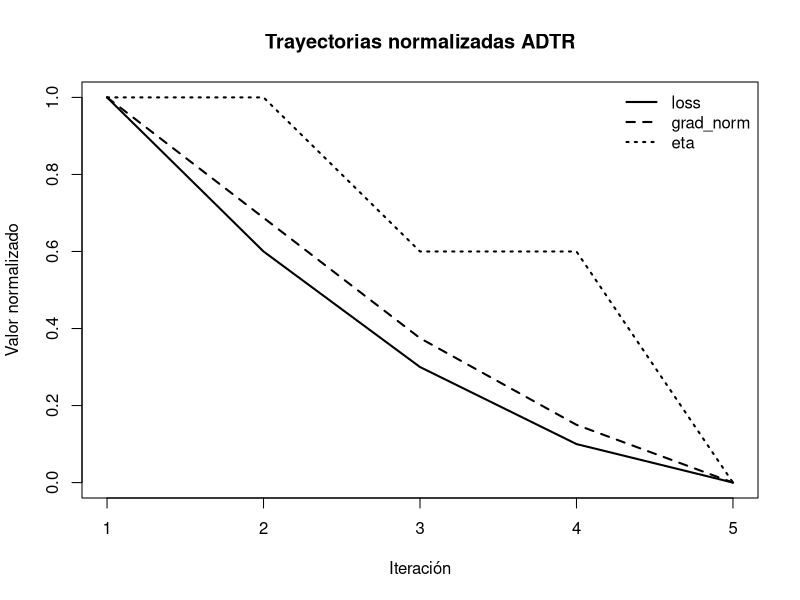

Recreate this plot in R.

# ============================================================
# Proyecto: ADTR.DSNeuralRNAS
# Script: 09_relaciones_dinamicas_coordinadas_adtr.R
# Autor: Rubén Alexander More Valencia
# Propósito:
#   Evaluar relaciones dinámicas coordinadas entre señales
#   internas del aprendizaje: loss, grad_norm y eta.
#
#   Este script busca evidencia de relación dinámica de Nivel 4
#   en ADTR. No afirma causalidad ni acoplamiento fuerte.
#   Trabaja sobre trayectorias ya generadas por objetos de
#   aprendizaje existentes.
# ============================================================


# ============================================================
# 0. Configuración general
# ============================================================

cat("\n============================================================\n")
cat("ADTR.DSNeuralRNAS - Relaciones dinámicas coordinadas\n")
cat("============================================================\n")

dir.create("outputs", showWarnings = FALSE)
dir.create("outputs/tables", recursive = TRUE, showWarnings = FALSE)
dir.create("outputs/results", recursive = TRUE, showWarnings = FALSE)
dir.create("outputs/figures", recursive = TRUE, showWarnings = FALSE)


# ============================================================
# 1. Validación de trayectoria
# ============================================================

validar_trayectoria_dinamica_adtr <- function(trayectoria) {

  if (!is.data.frame(trayectoria)) {
    stop("La trayectoria debe ser un data.frame.")
  }

  columnas_requeridas <- c("iter", "loss", "grad_norm", "eta")
  faltantes <- setdiff(columnas_requeridas, names(trayectoria))

  if (length(faltantes) > 0) {
    stop(
      "La trayectoria no contiene las columnas requeridas: ",
      paste(faltantes, collapse = ", ")
    )
  }

  if (nrow(trayectoria) < 3) {
    stop("La trayectoria debe tener al menos tres iteraciones.")
  }

  invisible(TRUE)
}


# ============================================================
# 2. Construir variaciones dinámicas
# ============================================================

construir_variaciones_dinamicas_adtr <- function(trayectoria) {

  validar_trayectoria_dinamica_adtr(trayectoria)

  variaciones <- data.frame(
    iter = trayectoria$iter[-1],

    loss = trayectoria$loss[-1],
    grad_norm = trayectoria$grad_norm[-1],
    eta = trayectoria$eta[-1],

    delta_loss = diff(trayectoria$loss),
    delta_grad_norm = diff(trayectoria$grad_norm),
    delta_eta = diff(trayectoria$eta),

    stringsAsFactors = FALSE
  )

  variaciones$direccion_loss <- ifelse(
    variaciones$delta_loss < 0, "disminuye",
    ifelse(variaciones$delta_loss > 0, "aumenta", "estable")
  )

  variaciones$direccion_grad_norm <- ifelse(
    variaciones$delta_grad_norm < 0, "disminuye",
    ifelse(variaciones$delta_grad_norm > 0, "aumenta", "estable")
  )

  variaciones$direccion_eta <- ifelse(
    variaciones$delta_eta < 0, "disminuye",
    ifelse(variaciones$delta_eta > 0, "aumenta", "estable")
  )

  variaciones
}


# ============================================================
# 3. Evaluar coordinación direccional
# ============================================================

evaluar_coordinacion_direccional_adtr <- function(variaciones) {

  pares <- list(
    c("loss", "grad_norm"),
    c("loss", "eta"),
    c("grad_norm", "eta")
  )

  resultados <- list()

  for (i in seq_along(pares)) {

    p1 <- pares[[i]][1]
    p2 <- pares[[i]][2]

    d1 <- variaciones[[paste0("direccion_", p1)]]
    d2 <- variaciones[[paste0("direccion_", p2)]]

    coincidencias <- d1 == d2
    proporcion_coincidencia <- mean(coincidencias)

    tipo_coordinacion <- if (proporcion_coincidencia >= 0.75) {
      "coordinacion_direccional_alta"
    } else if (proporcion_coincidencia >= 0.50) {
      "coordinacion_direccional_moderada"
    } else {
      "coordinacion_direccional_baja"
    }

    resultados[[i]] <- data.frame(
      punto_1 = p1,
      punto_2 = p2,
      coincidencias = sum(coincidencias),
      total_cambios = length(coincidencias),
      proporcion_coincidencia = proporcion_coincidencia,
      tipo_coordinacion = tipo_coordinacion,
      stringsAsFactors = FALSE
    )
  }

  do.call(rbind, resultados)
}


# ============================================================
# 4. Evaluar correlación dinámica entre señales
# ============================================================

evaluar_correlacion_dinamica_adtr <- function(variaciones) {

  pares <- list(
    c("delta_loss", "delta_grad_norm"),
    c("delta_loss", "delta_eta"),
    c("delta_grad_norm", "delta_eta")
  )

  resultados <- list()

  for (i in seq_along(pares)) {

    v1 <- pares[[i]][1]
    v2 <- pares[[i]][2]

    x <- variaciones[[v1]]
    y <- variaciones[[v2]]

    if (sd(x) == 0 || sd(y) == 0) {
      correlacion <- NA_real_
      tipo_correlacion <- "no_calculable_por_varianza_cero"
    } else {
      correlacion <- cor(x, y)

      tipo_correlacion <- if (abs(correlacion) >= 0.70) {
        "correlacion_dinamica_alta"
      } else if (abs(correlacion) >= 0.40) {
        "correlacion_dinamica_moderada"
      } else {
        "correlacion_dinamica_baja"
      }
    }

    resultados[[i]] <- data.frame(
      variable_1 = v1,
      variable_2 = v2,
      correlacion = correlacion,
      tipo_correlacion = tipo_correlacion,
      observacion = "Correlación entre variaciones; no debe interpretarse como causalidad.",
      stringsAsFactors = FALSE
    )
  }

  do.call(rbind, resultados)
}


# ============================================================
# 5. Evaluar patrón conjunto de estabilización
# ============================================================

evaluar_estabilizacion_conjunta_adtr <- function(trayectoria) {

  validar_trayectoria_dinamica_adtr(trayectoria)

  loss_ini <- trayectoria$loss[1]
  loss_fin <- trayectoria$loss[nrow(trayectoria)]

  grad_ini <- trayectoria$grad_norm[1]
  grad_fin <- trayectoria$grad_norm[nrow(trayectoria)]

  eta_ini <- trayectoria$eta[1]
  eta_fin <- trayectoria$eta[nrow(trayectoria)]

  reduccion_loss <- (loss_ini - loss_fin) / loss_ini
  reduccion_grad <- (grad_ini - grad_fin) / grad_ini
  cambio_eta <- (eta_fin - eta_ini) / eta_ini

  patron <- if (
    reduccion_loss > 0.50 &&
    reduccion_grad > 0.50 &&
    cambio_eta < 0
  ) {
    "estabilizacion_progresiva_con_reduccion_de_intensidad"
  } else if (
    reduccion_loss > 0.30 &&
    reduccion_grad > 0.30
  ) {
    "mejora_dinamica_parcial"
  } else {
    "sin_patron_claro_de_estabilizacion"
  }

  data.frame(
    loss_inicial = loss_ini,
    loss_final = loss_fin,
    reduccion_loss_rel = reduccion_loss,

    grad_norm_inicial = grad_ini,
    grad_norm_final = grad_fin,
    reduccion_grad_norm_rel = reduccion_grad,

    eta_inicial = eta_ini,
    eta_final = eta_fin,
    cambio_eta_rel = cambio_eta,

    patron_estabilizacion = patron,
    stringsAsFactors = FALSE
  )
}


# ============================================================
# 6. Construir relaciones dinámicas de Nivel 4
# ============================================================

construir_relaciones_dinamicas_nivel4_adtr <- function(
    coordinacion,
    correlaciones,
    estabilizacion
) {

  relaciones <- list()

  for (i in seq_len(nrow(coordinacion))) {

    p1 <- coordinacion$punto_1[i]
    p2 <- coordinacion$punto_2[i]

    tipo <- if (
      coordinacion$tipo_coordinacion[i] %in% c(
        "coordinacion_direccional_alta",
        "coordinacion_direccional_moderada"
      )
    ) {
      "relacion_dinamica_coordinada"
    } else {
      "relacion_dinamica_debil"
    }

    justificacion <- paste0(
      "La proporción de coincidencia direccional entre ",
      p1,
      " y ",
      p2,
      " es ",
      round(coordinacion$proporcion_coincidencia[i], 3),
      "."
    )

    relaciones[[i]] <- data.frame(
      punto_origen = p1,
      punto_destino = p2,
      nivel = "Nivel 4",
      tipo_relacion = tipo,
      evidencia = coordinacion$tipo_coordinacion[i],
      valor = coordinacion$proporcion_coincidencia[i],
      justificacion = justificacion,
      stringsAsFactors = FALSE
    )
  }

  relaciones_df <- do.call(rbind, relaciones)

  if (
    estabilizacion$patron_estabilizacion ==
    "estabilizacion_progresiva_con_reduccion_de_intensidad"
  ) {

    relaciones_df <- rbind(
      relaciones_df,
      data.frame(
        punto_origen = "loss_grad_norm_eta",
        punto_destino = "trayectoria_aprendizaje",
        nivel = "Nivel 4",
        tipo_relacion = "patron_dinamico_conjunto",
        evidencia = estabilizacion$patron_estabilizacion,
        valor = 1,
        justificacion = paste(
          "La pérdida y la norma del gradiente disminuyen de forma importante,",
          "mientras eta reduce la intensidad de actualización."
        ),
        stringsAsFactors = FALSE
      )
    )
  }

  relaciones_df
}


# ============================================================
# 7. Actualizar niveles de relación ecosistémica
# ============================================================

actualizar_niveles_relacion_ecosistemica_adtr <- function(relaciones_nivel4) {

  tiene_nivel4 <- any(
    relaciones_nivel4$tipo_relacion %in% c(
      "relacion_dinamica_coordinada",
      "patron_dinamico_conjunto"
    )
  )

  niveles <- data.frame(
    nivel = c(
      "Nivel 1",
      "Nivel 2",
      "Nivel 3",
      "Nivel 4",
      "Nivel 5"
    ),
    tipo = c(
      "coexistencia referencial",
      "relación por sistema",
      "relación funcional",
      "relación dinámica",
      "acoplamiento interpretado"
    ),
    evidencia_actual = c(
      TRUE,
      TRUE,
      TRUE,
      tiene_nivel4,
      FALSE
    ),
    observacion = c(
      "Los puntos pertenecen al mismo conjunto ADTR.",
      "Existen puntos que comparten sistemas referenciales.",
      "Existen puntos que comparten sistemas y una función común.",
      if (tiene_nivel4) {
        "Se observa coordinación dinámica entre señales de trayectoria."
      } else {
        "Aún no se observa coordinación dinámica suficiente."
      },
      "Aún no se demuestra dependencia funcional fuerte o acoplamiento dinámico de nivel alto."
    ),
    stringsAsFactors = FALSE
  )

  niveles
}


# ============================================================
# 8. Interpretación de relaciones dinámicas
# ============================================================

interpretar_relaciones_dinamicas_adtr <- function(
    coordinacion,
    correlaciones,
    estabilizacion,
    relaciones_nivel4,
    niveles_actualizados
) {

  interpretaciones <- character()

  interpretaciones <- c(
    interpretaciones,
    paste0(
      "Se evaluaron relaciones dinámicas entre loss, grad_norm y eta sobre la trayectoria de aprendizaje."
    )
  )

  if (
    estabilizacion$patron_estabilizacion ==
    "estabilizacion_progresiva_con_reduccion_de_intensidad"
  ) {
    interpretaciones <- c(
      interpretaciones,
      "La trayectoria muestra reducción importante de loss y grad_norm, acompañada por disminución de eta; esto sugiere estabilización progresiva con menor intensidad de actualización."
    )
  }

  n_rel_coord <- sum(
    relaciones_nivel4$tipo_relacion %in% c(
      "relacion_dinamica_coordinada",
      "patron_dinamico_conjunto"
    )
  )

  interpretaciones <- c(
    interpretaciones,
    paste0(
      "Se identificaron ",
      n_rel_coord,
      " evidencias de relación dinámica de Nivel 4."
    )
  )

  if (any(niveles_actualizados$tipo == "relación dinámica" &
          niveles_actualizados$evidencia_actual)) {
    interpretaciones <- c(
      interpretaciones,
      "Con esta evidencia, la red ADTR alcanza Nivel 4 en la escala relacional ecosistémica."
    )
  }

  if (!any(niveles_actualizados$tipo == "acoplamiento interpretado" &
           niveles_actualizados$evidencia_actual)) {
    interpretaciones <- c(
      interpretaciones,
      "A pesar de la coordinación dinámica, aún no se afirma acoplamiento interpretado de Nivel 5 ni causalidad."
    )
  }

  interpretaciones <- c(
    interpretaciones,
    "La lectura correcta es ampliar la base ecosistémica preliminar hacia una base ecosistémica con evidencia dinámica, manteniendo pendiente la validación de acoplamientos fuertes."
  )

  data.frame(
    numero = seq_along(interpretaciones),
    interpretacion = interpretaciones,
    stringsAsFactors = FALSE
  )
}


# ============================================================
# 9. Decisión funcional
# ============================================================

evaluar_decision_funcional_dinamica_adtr <- function(niveles_actualizados) {

  tiene_nivel4 <- any(
    niveles_actualizados$tipo == "relación dinámica" &
      niveles_actualizados$evidencia_actual
  )

  tiene_nivel5 <- any(
    niveles_actualizados$tipo == "acoplamiento interpretado" &
      niveles_actualizados$evidencia_actual
  )

  if (tiene_nivel4 && !tiene_nivel5) {

    decision <- "base_ecosistemica_con_evidencia_dinamica"
    justificacion <- paste(
      "La red alcanza evidencia de Nivel 4 por coordinación dinámica,",
      "pero aún no demuestra acoplamiento interpretado de Nivel 5.",
      "No se debe afirmar causalidad ni ecosistema completo fuerte."
    )

  } else if (tiene_nivel4 && tiene_nivel5) {

    decision <- "posible_ecosistema_dinamico_aprendido"
    justificacion <- paste(
      "Existen evidencias de relación dinámica y acoplamiento interpretado.",
      "Se requiere validación adicional para formalizar ecosistema completo."
    )

  } else {

    decision <- "mantener_como_base_ecosistemica_preliminar"
    justificacion <- paste(
      "No existe evidencia suficiente de relación dinámica coordinada.",
      "La estructura debe mantenerse como base preliminar."
    )
  }

  data.frame(
    necesidad = "Evaluar relaciones dinámicas coordinadas entre señales de aprendizaje",
    decision = decision,
    justificacion = justificacion,
    stringsAsFactors = FALSE
  )
}


# ============================================================
# 10. Visualización simple de trayectorias normalizadas
# ============================================================

graficar_trayectorias_normalizadas_adtr <- function(
    trayectoria,
    archivo = "outputs/figures/09_trayectorias_normalizadas_adtr.png"
) {

  validar_trayectoria_dinamica_adtr(trayectoria)

  normalizar <- function(x) {
    if (max(x) == min(x)) {
      return(rep(0, length(x)))
    }
    (x - min(x)) / (max(x) - min(x))
  }

  datos <- data.frame(
    iter = trayectoria$iter,
    loss_norm = normalizar(trayectoria$loss),
    grad_norm_norm = normalizar(trayectoria$grad_norm),
    eta_norm = normalizar(trayectoria$eta)
  )

  png(filename = archivo, width = 1200, height = 800)

  plot(
    datos$iter,
    datos$loss_norm,
    type = "l",
    lwd = 2,
    ylim = c(0, 1),
    xlab = "Iteración",
    ylab = "Valor normalizado",
    main = "Trayectorias normalizadas ADTR"
  )

  lines(datos$iter, datos$grad_norm_norm, lwd = 2, lty = 2)
  lines(datos$iter, datos$eta_norm, lwd = 2, lty = 3)

  legend(
    "topright",
    legend = c("loss", "grad_norm", "eta"),
    lty = c(1, 2, 3),
    lwd = 2,
    bty = "n"
  )

  dev.off()

  invisible(datos)
}


# ============================================================
# 11. Ejemplo reproducible
# ============================================================

trayectoria_demo <- data.frame(
  iter = 1:5,
  loss = c(0.120, 0.080, 0.050, 0.030, 0.020),
  grad_norm = c(0.90, 0.65, 0.40, 0.22, 0.10),
  eta = c(0.10, 0.10, 0.08, 0.08, 0.05)
)


# ============================================================
# 12. Ejecución del análisis dinámico coordinado
# ============================================================

variaciones <- construir_variaciones_dinamicas_adtr(
  trayectoria = trayectoria_demo
)

coordinacion <- evaluar_coordinacion_direccional_adtr(
  variaciones = variaciones
)

correlaciones <- evaluar_correlacion_dinamica_adtr(
  variaciones = variaciones
)

estabilizacion <- evaluar_estabilizacion_conjunta_adtr(
  trayectoria = trayectoria_demo
)

relaciones_nivel4 <- construir_relaciones_dinamicas_nivel4_adtr(
  coordinacion = coordinacion,
  correlaciones = correlaciones,
  estabilizacion = estabilizacion
)

niveles_actualizados <- actualizar_niveles_relacion_ecosistemica_adtr(
  relaciones_nivel4 = relaciones_nivel4
)

interpretacion_dinamica <- interpretar_relaciones_dinamicas_adtr(
  coordinacion = coordinacion,
  correlaciones = correlaciones,
  estabilizacion = estabilizacion,
  relaciones_nivel4 = relaciones_nivel4,
  niveles_actualizados = niveles_actualizados
)

decision_funcional <- evaluar_decision_funcional_dinamica_adtr(
  niveles_actualizados = niveles_actualizados
)

trayectorias_normalizadas <- graficar_trayectorias_normalizadas_adtr(
  trayectoria = trayectoria_demo,
  archivo = "outputs/figures/09_trayectorias_normalizadas_adtr.png"
)


# ============================================================
# 13. Exportación de resultados
# ============================================================

write.csv(
  variaciones,
  file = "outputs/tables/09_variaciones_dinamicas_adtr.csv",
  row.names = FALSE
)

write.csv(
  coordinacion,
  file = "outputs/tables/09_coordinacion_direccional_adtr.csv",
  row.names = FALSE
)

write.csv(
  correlaciones,
  file = "outputs/tables/09_correlaciones_dinamicas_adtr.csv",
  row.names = FALSE
)

write.csv(
  estabilizacion,
  file = "outputs/tables/09_estabilizacion_conjunta_adtr.csv",
  row.names = FALSE
)

write.csv(
  relaciones_nivel4,
  file = "outputs/tables/09_relaciones_dinamicas_nivel4_adtr.csv",
  row.names = FALSE
)

write.csv(
  niveles_actualizados,
  file = "outputs/tables/09_niveles_relacion_ecosistemica_actualizados.csv",
  row.names = FALSE
)

write.csv(
  interpretacion_dinamica,
  file = "outputs/tables/09_interpretacion_relaciones_dinamicas_adtr.csv",
  row.names = FALSE
)

write.csv(
  decision_funcional,
  file = "outputs/tables/09_decision_funcional_relaciones_dinamicas.csv",
  row.names = FALSE
)

write.csv(
  trayectorias_normalizadas,
  file = "outputs/tables/09_trayectorias_normalizadas_adtr.csv",
  row.names = FALSE
)

resultado_adtr_09 <- list(
  variaciones = variaciones,
  coordinacion = coordinacion,
  correlaciones = correlaciones,
  estabilizacion = estabilizacion,
  relaciones_nivel4 = relaciones_nivel4,
  niveles_actualizados = niveles_actualizados,
  interpretacion_dinamica = interpretacion_dinamica,
  decision_funcional = decision_funcional,
  trayectorias_normalizadas = trayectorias_normalizadas
)

saveRDS(
  resultado_adtr_09,
  file = "outputs/results/09_resultado_relaciones_dinamicas_coordinadas_adtr.rds"
)


# ============================================================
# 14. Impresión final
# ============================================================

cat("\n============================================================\n")
cat("Variaciones dinámicas:\n")
cat("============================================================\n")
print(variaciones)

cat("\n============================================================\n")
cat("Coordinación direccional:\n")
cat("============================================================\n")
print(coordinacion)

cat("\n============================================================\n")
cat("Correlaciones dinámicas:\n")
cat("============================================================\n")
print(correlaciones)

cat("\n============================================================\n")
cat("Estabilización conjunta:\n")
cat("============================================================\n")
print(estabilizacion)

cat("\n============================================================\n")
cat("Relaciones dinámicas de Nivel 4:\n")
cat("============================================================\n")
print(relaciones_nivel4)

cat("\n============================================================\n")
cat("Niveles de relación ecosistémica actualizados:\n")
cat("============================================================\n")
print(niveles_actualizados)

cat("\n============================================================\n")
cat("Interpretación dinámica ADTR:\n")
cat("============================================================\n")
print(interpretacion_dinamica)

cat("\n============================================================\n")
cat("Decisión funcional:\n")
cat("============================================================\n")
print(decision_funcional)

cat("\n============================================================\n")
cat("Script 09 finalizado correctamente.\n")
cat("Resultados exportados en outputs/tables, outputs/results y outputs/figures.\n")
cat("============================================================\n")
